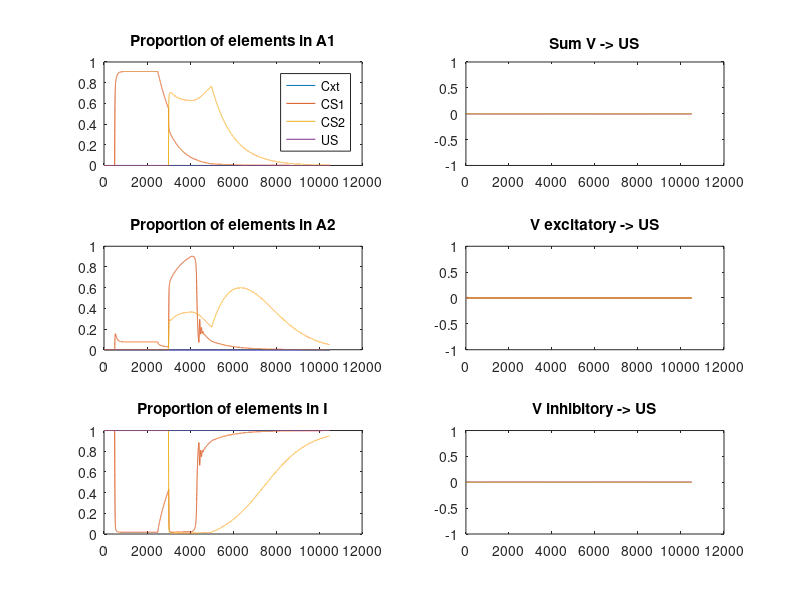

Write the MATLAB code that produced this figure.
%Things left to do
%TrialStructure generation function
%Changing value update to being trial based
%Plotting data
%AESOP
%Dickinson and Burke A2-A2 associations



%%
clear all
close all
clc

%%
%trial Structure
Total_trials = 1;
CSperTrial = 2;
CS_length = 2000;
US_Length = 1;
ISI_length = 500;

trialLength = CSperTrial*(ISI_length+CS_length);
totalTime = Total_trials*trialLength + ISI_length+ trialLength;

trialStructure = zeros(4,totalTime);
trialStructure(1,:) = 0;

for i = 0:Total_trials-1
    CS1_start = (i*trialLength)+ ISI_length;
    CS2_start = (i*trialLength)+ 2*ISI_length + CS_length;
    CS1_end = (i*trialLength)+ ISI_length+CS_length;
    CS2_end = (i*trialLength)+ 2*ISI_length + 2*CS_length;
    
    trialStructure(2,CS1_start:CS1_end) = 1;
    trialStructure(3,CS2_start:CS2_end) = 1;
    trialStructure(4,CS1_end) = 0;
    trialStructure(4,CS2_end) = 0;
    
end
%     CS1_start = (Total_trials*trialLength)+ ISI_length;
%     CS2_start = (Total_trials*trialLength)+ 2*ISI_length + CS_length;
%     CS1_end = (Total_trials*trialLength)+ ISI_length+CS_length;
%     CS2_end = (Total_trials*trialLength)+ 2*ISI_length + 2*CS_length;
%     
%     trialStructure(2,CS1_start:CS1_end) = 1;
%     trialStructure(3,CS1_start:CS1_end) = 1;
%     trialStructure(2,CS2_start:CS2_end) = 1;
%     trialStructure(3,CS2_start:CS2_end) = 1;
%     trialStructure(4,CS1_end) = 1;
%     trialStructure(4,CS2_end) = 1;




%%
%Initialize values
pI = 1;
pA1 = 0;
pA2 = 0;

I = 1;
A1 = 2;
A2 = 3;

%list of stimuli in task
Cxt = 1;
CS1 = 2;
CS2 = 3;
US = 4;

stimuli = [Cxt, CS1, CS2, US];
num_stimuli = size(stimuli,2);

%set up nodes with a row for each stimulus and a column for each state
nodes = zeros(num_stimuli,3, totalTime);
nodes(:,1) = 1;

%Probability of I->A1 when stimulus present. Proportional to stimulus salience
%Mazur/Wagner: 0.6 = US; Short CS = 0.3; Long CS = 0.1;
% p1 = [0.01;0.1;0.1;0.6];
p1 = [0.0;0.1;0.1;0.3];
%probability of decay from A1->A2 and A2->I
%pd2 = pd1/5; % Wagner Rule of Thumb [Mazur/Wagner = 0.1/0.02]
% pd1 = 0.1;
% pd2 = 0.02;
pd1 = 0.001;
pd2 = 0.02;

%C1 = Summed proportion of elements in A1 [Mazur/Wagner = 2]
%C2 = Summed proportion of elements in A2 [Mazur/Wagner = 10]
%C1<C2; when no stimuli are present, pd1/pd2 ~ C2/C1
%%%%% Later on these will be used for the following
%Decrement pA1 by [Delta]pA1/C1
%Decrement pA2 by [Delta]pA2/C2
% C1 = 2;
% C2 = 10;
C1 = 2;
C2 = 10;


% p_d1 = pd1 + [Delta]pA1,X/C1;
% p_d2 = pd2 + [Delta]pA2,X/C2;
% r1 = 1 ;
% r2 = 0.01;
r1 = 1 ;
r2 = 0.01;

%Separate learning rate parameters for excitatory and inhibitory learning
% L_excitatory = 0.1;
% L_inhibitory = 0.02;
L_excitatory = 0.1;
L_inhibitory = 0.02;

%N.B. general parameter setting rules for a normal simulation
%pd1>pd2; C1/C2 ~ pd2/pd1 = L+/L-; r1>r2 & r2/r1 samll enought o minimise
%second-order spread of activation
%Absolute values here are not as important as relative values

%Bush and Mosteller rule
%p2,US/CS = VCS-US(r1*pA1,CS +r2*pA2.CS), 0<= p2 <= 1,
%Rescorla-Wagner (1972) Summation rule
%p2,US/CS = SumVCS(i)-US(r1*pA1,CS(i) +r2*pA2.CS(i)), 0<= p2 <= 1,

%Initialise V+ and V- values per trial. Matrix of all combinaitons of stimuli
% set up such that direction of associations is S1->S2, in rows,cols (S1,S2)
%V_Total = V_excitatory - V_inhibitory
V_Excitatory = zeros(num_stimuli, num_stimuli, totalTime);
V_Inhibitory = zeros(num_stimuli, num_stimuli, totalTime);

%Learning rules
%[Delta]V+_CS-US = L+ * Sum_t(pA1,CS * pA1,US)
%[Delta]V-_CS-US = L- * Sum_t(pA1,CS * pA2,US)
%[Delta]Vtotal_CS-US = [Delta]V+_CS-US - [Delta]V-_CS-US
%L+ > L-

%%
%Initialise variables before loop
p_d1 = zeros(num_stimuli,totalTime);
delta_A1_A2 = zeros(num_stimuli,totalTime);
p_d2 = zeros(num_stimuli,totalTime);
delta_A2_I = zeros(num_stimuli,totalTime);
delta_I_A2 = zeros(num_stimuli,totalTime);
V_Excitatory = zeros(num_stimuli,num_stimuli,totalTime);
V_Inhibitory = zeros(num_stimuli,num_stimuli,totalTime);
V_Total = zeros(num_stimuli,num_stimuli,totalTime);
DeltaV_Excitatory = zeros(num_stimuli,num_stimuli,totalTime);
DeltaV_Inhibitory = zeros(num_stimuli,num_stimuli,totalTime);
V_Total = zeros(num_stimuli,num_stimuli,totalTime);

%Learning loop
for t = 2:totalTime
    currentStimuli = trialStructure(1:num_stimuli,t);
    currentI = nodes(1:num_stimuli,1,t);
    currentA1 = nodes(1:num_stimuli,2,t);
    currentA2 = nodes(1:num_stimuli,3,t);
    
    %(1) I->A1
    %%%%%(i) Calculate elements to remove from I based on current stimuli, p1 and availability in I
    delta_I_A1 = p1.*trialStructure(1:num_stimuli,t).*nodes(1:num_stimuli,I,t-1);
    %%%%%(ii) Update I
    nodes(1:num_stimuli,I,t) = nodes(1:num_stimuli,I,t-1) - delta_I_A1;
    %%%%%(iii) Update A1
    nodes(1:num_stimuli,A1,t) = nodes(1:num_stimuli,A1,t-1) + delta_I_A1;
    
    %(2) A1->A2
    %%%%%(i) Calculate elements to remove from A1 based on p1 and capacity of A1
    p_d1(1:num_stimuli,t) = pd1 + sum(delta_I_A1)/C1; % Common decay
%     p_d1(1:num_stimuli,t) = pd1 + delta_I_A1./C1;   % Individual decay
    delta_A1_A2(1:num_stimuli,t) = p_d1(1:num_stimuli,t).*nodes(1:num_stimuli,A1,t);
    %%%%%(i) Update A1
    nodes(1:num_stimuli,A1,t) = nodes(1:num_stimuli,A1,t) - delta_A1_A2(1:num_stimuli,t);
    %%%%%(ii) Update A2
    nodes(1:num_stimuli,A2,t) = nodes(1:num_stimuli,A2,t-1 ) + delta_A1_A2(1:num_stimuli,t);
    
    %(3) I->A2
    %%%%% Calculate the sum V for all stimuli based on all other stimuli. N.B.
    %%%%% removal of diagonals prior to summation is to remove influence of
    %%%%% self cueing
    V_Total_noDiag = V_Total(:,1:num_stimuli,t-1);
    V_Total_noDiag(1:num_stimuli+1:end) = 0;
    
    %calculate contribution of sumV Total to p2 i.e. multiply SumV by
    %porportion of elements in A1 and A2
    for i = 1:num_stimuli
        SumV_Total_p2(:,i) = (r1.*nodes(1:num_stimuli,A1,t).*V_Total_noDiag(:,i)) + (r2.*nodes(1:num_stimuli,A2,t).*V_Total_noDiag(:,i)); 
    end
    %sum the values for all stimuli to create p2. Ensure 0< p2 <1
    p2_S1_S2 = sum(SumV_Total_p2,1)';
    p2_S1_S2(p2_S1_S2<=0) = 0;
    p2_S1_S2(p2_S1_S2>=1) = 1;
    
    %Calulate change in I->A2 based on these probabilities
    delta_I_A2(1:num_stimuli,t) = p2_S1_S2.*nodes(1:num_stimuli,I,t);
        
    
    %Rescorla-Wagner (1972) Summation rule
    %p2,US/CS = SumVCS(i)-US(r1*pA1,CS(i) +r2*pA2.CS(i)), 0<= p2 <= 1,
    
    %Update I
    nodes(1:num_stimuli,I,t) = nodes(1:num_stimuli,I,t) - delta_I_A2(1:num_stimuli,t);
    %Update A2
    nodes(1:num_stimuli,A2,t) = nodes(1:num_stimuli,A2,t) + delta_I_A2(1:num_stimuli,t);
    
    
    %(4) A2->I
    %%%%%(i) Calculate elements to remove from A2 based on pd2 and capacity of A1
    p_d2(1:num_stimuli,t) = pd2 + sum(delta_A1_A2(1:num_stimuli,t)) + sum(delta_I_A2(1:num_stimuli,t))/C2;   % Common decay
%     p_d2(1:num_stimuli,t) = pd2 + (delta_A1_A2(1:num_stimuli,t) + delta_I_A2(1:num_stimuli,t))./C2;   % Individual decay
    delta_A2_I(1:num_stimuli,t) = p_d2(1:num_stimuli,t).*nodes(1:num_stimuli,A2,t);
    %%%%%(ii) Update A2
    nodes(1:num_stimuli,A2,t) = nodes(1:num_stimuli,A2,t) - delta_A2_I(1:num_stimuli,t);
    %%%%%(iii) Update I
    nodes(1:num_stimuli,I,t) = nodes(1:num_stimuli,I,t) + delta_A2_I(1:num_stimuli,t);
    
    
    %(5) Update associative weights:
    DeltaV_Excitatory(1:num_stimuli,1:num_stimuli,t) = L_excitatory * nodes(1:num_stimuli,A1,t)*nodes(1:num_stimuli,A1,t)';
    DeltaV_Inhibitory(1:num_stimuli,1:num_stimuli,t) = L_inhibitory * nodes(1:num_stimuli,A1,t)*nodes(1:num_stimuli,A2,t)';
    
    V_Excitatory(1:num_stimuli,1:num_stimuli,t) = V_Excitatory(1:num_stimuli,1:num_stimuli,t-1) + DeltaV_Excitatory(1:num_stimuli,1:num_stimuli,t);
    V_Inhibitory(1:num_stimuli,1:num_stimuli,t) = V_Inhibitory(1:num_stimuli,1:num_stimuli,t-1) + DeltaV_Inhibitory(1:num_stimuli,1:num_stimuli,t);
    
    V_Total(1:num_stimuli,1:num_stimuli,t) = V_Excitatory(1:num_stimuli,1:num_stimuli,t) - V_Inhibitory(1:num_stimuli,1:num_stimuli,t);
    
end

%%
%test that all elements sum to 1 across activation states
%delete
totalElements_Cxt(1:totalTime) = sum(nodes(Cxt,I:A2,:));
totalElements_CS1(1:totalTime) = sum(nodes(CS1,I:A2,:));
totalElements_CS2(1:totalTime) = sum(nodes(CS2,I:A2,:));
totalElements_US(1:totalTime) = sum(nodes(US,I:A2,:));

if sum(totalElements_Cxt) == totalTime | sum(totalElements_CS1)== totalTime| sum(totalElements_CS2)== totalTime| sum(totalElements_US)== totalTime
    'All proportions add up'
else
    'error = proportions do not add to 1'
end
%%



nodeActivity = figure;

subplot(3,2,1)
Cxt_A1(1:totalTime) = nodes(Cxt,A1,1:end);
CS1_A1(1:totalTime) = nodes(CS1,A1,1:end);
CS2_A1(1:totalTime) = nodes(CS2,A1,1:end);
US_A1(1:totalTime) = nodes(US,A1,1:end);

%figure_A1 = figure;
plot(Cxt_A1)
hold on
plot(CS1_A1)
plot(CS2_A1)
plot(US_A1)
title('Proportion of elements in A1')
hold off
legend('Cxt', 'CS1', 'CS2', 'US');

subplot(3,2,3)
Cxt_A2(1:totalTime) = nodes(Cxt,A2,1:end);
CS1_A2(1:totalTime) = nodes(CS1,A2,1:end);
CS2_A2(1:totalTime) = nodes(CS2,A2,1:end);
US_A2(1:totalTime) = nodes(US,A2,1:end);
%figure_A2 = figure;
plot(Cxt_A2)
hold on
plot(CS1_A2)
plot(CS2_A2)
plot(US_A2)
title('Proportion of elements in A2')
hold off

subplot(3,2,5)
Cxt_I(1:totalTime) = nodes(Cxt,I,1:end);
CS1_I(1:totalTime) = nodes(CS1,I,1:end);
CS2_I(1:totalTime) = nodes(CS2,I,1:end);
US_I(1:totalTime) = nodes(US,I,1:end);
%figure_I = figure;
plot(Cxt_I)
hold on
plot(CS1_I)
plot(CS2_I)
plot(US_I)
title('Proportion of elements in I')
hold off

%%
V_Total_Cxt_US(1:totalTime)  = V_Total(Cxt,US,1:end);
V_Total_CS1_US(1:totalTime)  = V_Total(CS1,US,1:end);
V_Total_CS2_US(1:totalTime)  = V_Total(CS2,US,1:end);
V_Excitatory_Cxt_US(1:totalTime)  = V_Excitatory(Cxt,US,1:end);
V_Excitatory_CS1_US(1:totalTime)  = V_Excitatory(CS1,US,1:end);
V_Excitatory_CS2_US(1:totalTime)  = V_Excitatory(CS2,US,1:end);
V_Inhibitory_Cxt_US(1:totalTime)  = V_Inhibitory(Cxt,US,1:end);
V_Inhibitory_CS1_US(1:totalTime)  = V_Inhibitory(CS1,US,1:end);
V_Inhibitory_CS2_US(1:totalTime)  = V_Inhibitory(CS2,US,1:end);

% SumV_US_Plot = figure;
subplot(3,2,2)
plot(V_Total_Cxt_US);
hold on
plot(V_Total_CS1_US);
plot(V_Total_CS2_US);
title('Sum V -> US');
% legend('Cxt', 'CS1', 'CS2');
hold off

subplot(3,2,4)
plot(V_Excitatory_Cxt_US);
hold on
plot(V_Excitatory_CS1_US);
plot(V_Excitatory_CS2_US);
title('V excitatory -> US');
hold off

subplot(3,2,6)
plot(V_Inhibitory_Cxt_US);
hold on
plot(V_Inhibitory_CS1_US);
plot(V_Inhibitory_CS2_US);
title('V inhibitory -> US');
hold off

% %Response generation
% Responding_plot = figure;
% w1 = 0.8;
% w2 = 0.2;
% Responding_US = w1*US_A1 + w2*US_A2;
% plot(Responding_US);
% %R = f(w1 * pA1,US + w2*pA2,US)

Prism(1:totalTime,1) = CS1_A1;
Prism(1:totalTime,2) = CS2_A1;
Prism(1:totalTime,3) = CS1_A2;
Prism(1:totalTime,4) = CS2_A2;
Prism(1:totalTime,5) = CS1_I;
Prism(1:totalTime,6) = CS2_I;
